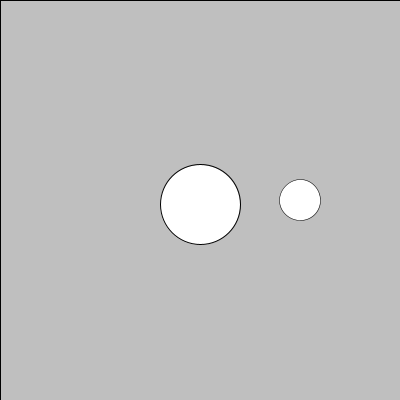
Frame 1 (no input)
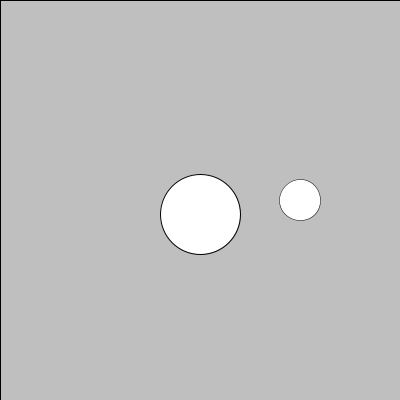
Frame 60 (the mouse pressed at the canvas centre just before this capture)
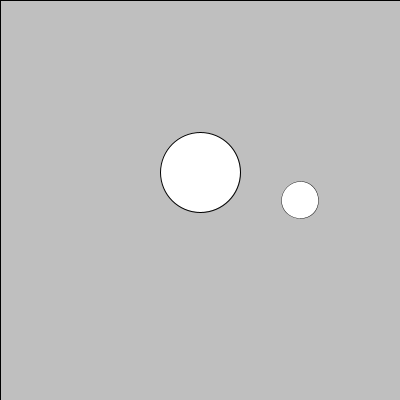
Frame 120 (the mouse held since frame 60 and released just before this capture)

The Processing sketch that drew these frames (run headless with seeded random() and noise(); from frame 60 on, the mouse is pressed at the canvas centre):

// Processing sketch: processing_15986
// ── processing_15986.pde

//M. Kontopoulos (11.2010)
//Using sin values to control the 
//movement and scaling of an ellipse
float r = 100.0;
float angle = 0.0;
float speed = 0.05;
void setup()
{
  size(400,400);
  background(200);
  smooth();
}

void draw()
{
  background(200);

  fill(0,12);
  rect(0,0,width,height);
  fill(255);

  angle += speed;

  //Using the sin val to offset the y position
  float sinval = sin(angle);
  float yoff = sinval * r;
  ellipse(200, 200+yoff, 80,80);

  //using the sin val to control scaling
  translate(width/2+100,height/2);
  scale(yoff/900.0  +  0.5);
  ellipse(0,0, 80,80);
}
